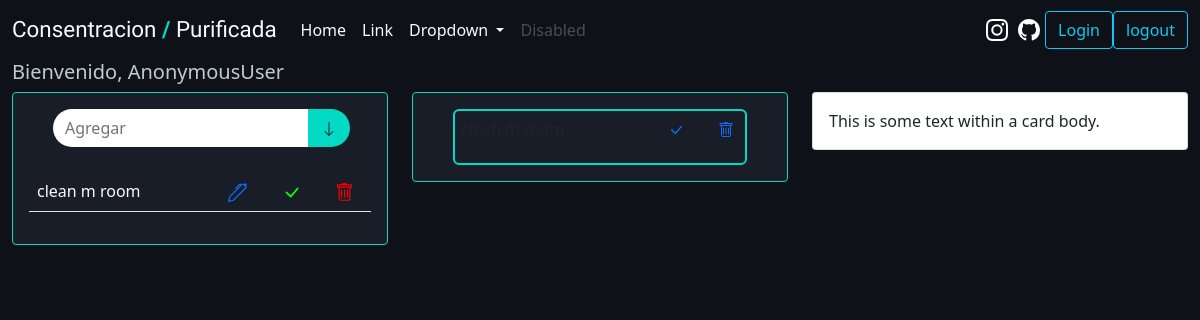
The app's page /, older data.
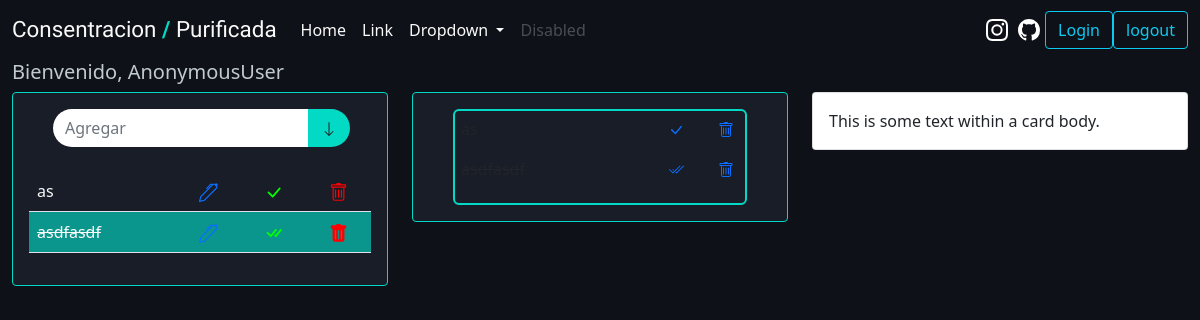
The same page, newer data.
### list/models.py (models this page shows, shortened)
class List(models.Model):
    item = models.CharField(max_length=255)
    completed = models.BooleanField(default=False)

### list/views.py (the view)
# urls.py: 2. Add a URL to urlpatterns:  path('', views.home, name='home')
def home(request):
    if request.method == 'POST':
        form = ListForm(request.POST or None)
        if form.is_valid():
            form.save()
            all_items = List.objects.all
            messages.success(request, ('item has been added to list'))
            return render(request, 'home.html', {'all_items': all_items})
    else:
        all_items = List.objects.all
        return render(request, 'home.html', {'all_items': all_items})

### templates/home.html (shortened to what the changed rows need)
{% extends './base.html' %}
{% load static %}
{% block content %}
<div class="row">
    <div class="col">
        <div style="background: #181d27; border-color: #03dac5;" class="card">
            <div class="card-body">
                <body>
                </body>
                <br>
                {% if all_items %}
                    <table class="table">
                    {% for things in all_items %}
                        {% if things.completed %}
                            <tr style="background-color: #03dac5a4;">
                                <td style="text-decoration: line-through;">{{ things.item }}</td>
                                <td><center><a href="{% url 'list:edit' things.id %}">
                                </a></center></td>
                                <td><center><a href="{% url 'list:uncross' things.id %}">
                                </a></center></td>
                                <td><center><a href="{% url 'list:delete' things.id %}">
                                </a></center></td>
                            </tr>
                        {% else %}
                            <tr>
                                <td>{{ things.item }}</td>
                                <td><center><a href="{% url 'list:edit' things.id %}">
                                </a></center></td>
                                <td><center><a href="{% url 'list:cross_off' things.id %}">
                                </a></center></td>
                                <td><center><a href="{% url 'list:delete' things.id %}">
                                </a></center></td>
                            </tr>
                        {% endif %}
                    {% endfor %}
                    </table>
                {% endif %}
            </div>
        </div>
    </div>
    <div class="col">
        <div style="background: #181d27; border-color: #03dac5;" class="card">
            <div class="card-body">
                <div class="container">
                    <div class="inir-cards">
                        {% if all_items %}
                            <div class="row">
                                {% for things in all_items %}
                                    {% if things.completed %}
                                        <div class="col-sm-8">
                                            <p style="text-decoration: line-through;">{{ things.item }}</p>
                                        </div>
                                        <div class="col">
                                            <center> <a href="{% url 'list:uncross' things.id %}">
                                            </a></center>
                                        </div>
                                        <div class="col">
                                            <center><a href="{% url 'list:delete' things.id %}">
                                            </a></center>
                                        </div>
                                    {% else %}
                                        <div class="col-sm-8">
                                            <p>{{ things.item }}</p>
                                        </div>
                                        <div class="col">
                                            <center><a href="{% url 'list:cross_off' things.id %}">
                                            </a></center>
                                        </div>
                                        <div class="col">
                                            <center><a href="{% url 'list:delete' things.id %}">
                                            </a></center>
                                        </div>
                                    {% endif %}
                                {% endfor %}
                            </div>
                        {% endif %}
                    </div>
                </div>
            </div>
        </div>
    </div>
</div>
{% endblock %}

Row changes from the older to the newer data that the page shows:
removed List: item "clean m room"
added List: item "as"
added List: item "asdfasdf"
